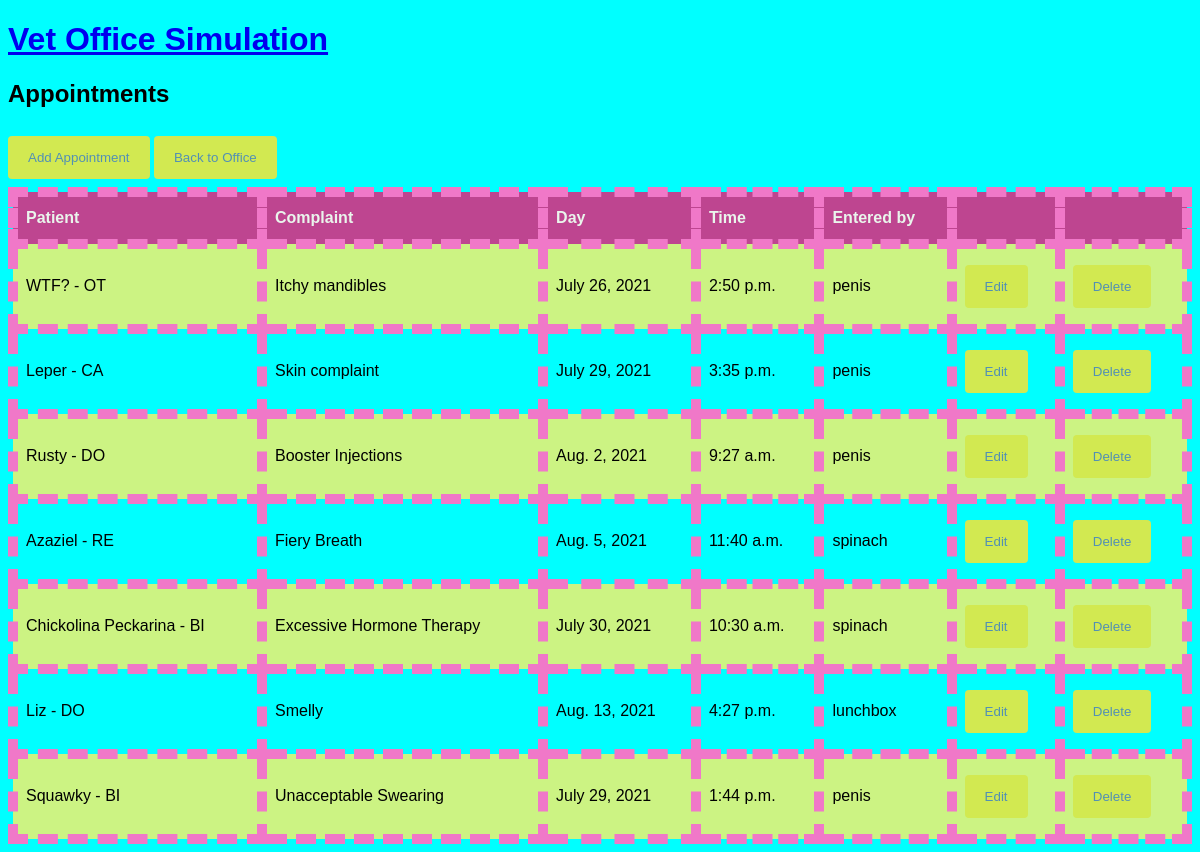
/appointment/list (signed in), run on the app's committed database.
### vetoffice/models.py (models this page shows, shortened)
class Appointment(models.Model):
    patient = models.ForeignKey(Patient, on_delete=models.CASCADE)
    complaint = models.CharField(max_length=200)
    day = models.DateField(auto_now=False, auto_now_add=False)
    time = models.TimeField(auto_now=False, auto_now_add=False)
    user = models.ForeignKey(
        User,
        models.SET_NULL,
        blank=True,
        null=True,
    )

class Patient(models.Model):
    DOG = 'DO'
    CAT = 'CA'
    BIRD = 'BI'
    REPTILE = 'RE'
    OTHER = 'OT'
    ANIMAL_TYPE_CHOICES = [
        (DOG, 'Dog'),
        (CAT, 'Cat'),
        (BIRD, 'Bird'),
        (REPTILE, 'Reptile'),
        (OTHER, 'Other'),
    ]
    animal_type = models.CharField(max_length=2, choices=ANIMAL_TYPE_CHOICES, default=OTHER)
    breed = models.CharField(max_length=200)
    pet_name = models.CharField(max_length=30)
    age = models.IntegerField(default=0)
    owner = models.ForeignKey(Owner, on_delete=models.CASCADE)
    def __str__(self):
        return f"{self.pet_name} - {self.animal_type}"

### vetoffice/views.py (the view)
# urls.py: path("appointment/list", views.AppointmentList.as_view(), name="appointmentlist"),
class AppointmentList(LoginRequiredMixin, ListView):
  model = Appointment
  template_name = "vetoffice/appointment_list.html"

### vetoffice/templates/vetoffice/appointment_list.html
{% extends './office.html' %}
{% block content %}
<h2>Appointments</h2>
<a href="{% url 'appointmentcreate' %}"><button class="btn">Add Appointment</button></a>
<a href="{% url 'office' %}"><button class="btn">Back to Office</button></a>
<table id="appointments">
 <tr>
   <th>Patient</th>
   <th>Complaint</th>
   <th>Day</th>
   <th>Time</th>
   <th>Entered by</th>
   <th> </th>
   <th> </th>
 </tr>
 {% for appt in appointment_list %}
 <tr>
     <td>{{ appt.patient }}</td>
     <td>{{ appt.complaint }}</td>
     <td>{{ appt.day }}</td>
     <td>{{ appt.time }}</td>
     <td>{{ appt.user }}</td>
     <td><a href="{% url 'appointmentupdate' appt.id%}"><button>Edit</button></a></td>
     <td><a href="{% url 'appointmentdelete' appt.id%}"><button>Delete</button></a></td>
 </tr>
 {% endfor %}
</table>
{% endblock %}

### vetoffice/static/vetoffice/style.css (style rules this page uses)
body { font-family: Arial, Helvetica, sans-serif; background-color:aqua; }
table { border-collapse: collapse; width: 100%; }
td, th { border: 10px dashed rgb(240, 120, 200); padding: 8px; }
tr:nth-child(even) { background-color: #ccf383; }
th { padding-top: 12px; padding-bottom: 12px; text-align: left; background-color: #be4590; color: rgb(234, 245, 236); }
button, input[type=submit] { background-color: #d2e951; color: rgb(82, 144, 180); padding: 14px 20px; margin: 8px 0; border: none; border-radius: 4px; cursor: pointer; }

### data on the page
Appointment: patient "WTF? - OT", complaint "Itchy mandibles", day "July 26, 2021", time "2:50 p.m.", user "penis"
Appointment: patient "Leper - CA", complaint "Skin complaint", day "July 29, 2021", time "3:35 p.m.", user "penis"
Appointment: patient "Rusty - DO", complaint "Booster Injections", day "Aug. 2, 2021", time "9:27 a.m.", user "penis"
Appointment: patient "Azaziel - RE", complaint "Fiery Breath", day "Aug. 5, 2021", time "11:40 a.m.", user "spinach"
Appointment: patient "Chickolina Peckarina - BI", complaint "Excessive Hormone Therapy", day "July 30, 2021", time "10:30 a.m.", user "spinach"
Appointment: patient "Liz - DO", complaint "Smelly", day "Aug. 13, 2021", time "4:27 p.m.", user "lunchbox"
Appointment: patient "Squawky - BI", complaint "Unacceptable Swearing", day "July 29, 2021", time "1:44 p.m.", user "penis"
